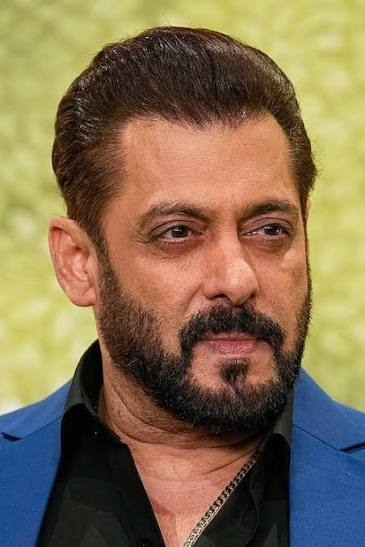
#> input picture images.jpg, 365 x 547 px
$ python test_recognition.py images.jpg   (older library calls are emulated)
#> lines starting #> are read from the running program, lines starting #| are printed output that depends on the picture
### src/preprocessing/processor.py
"""
Preprocessing Module
=====================
Face Detection → Eye-Landmark Alignment → Rotation → Crop → Resize → Normalize
"""

import cv2
import numpy as np
import os
from pathlib import Path

_CASCADE_DIR = Path(__file__).resolve().parents[2] / "data" / "haarcascades"


def _cascade_path(filename: str) -> str:
    """Prefer bundled cascades (Cloud-safe); fall back to cv2.data when present."""
    bundled = _CASCADE_DIR / filename
    if bundled.exists():
        return str(bundled)
    data = getattr(cv2, "data", None)
    if data is not None and hasattr(data, "haarcascades"):
        return os.path.join(data.haarcascades, filename)
    raise FileNotFoundError(
        f"Haar cascade not found: {filename}. Expected at {_CASCADE_DIR}"
    )


def _face_cascade():
    if not hasattr(cv2, "CascadeClassifier"):
        raise RuntimeError(
            f"OpenCV build missing CascadeClassifier (cv2 {getattr(cv2, '__version__', '?')}). "
            "Install opencv-python-headless<5."
        )
    cascade = cv2.CascadeClassifier(_cascade_path("haarcascade_frontalface_default.xml"))
    if cascade.empty():
        raise RuntimeError("Failed to load Haar cascade classifiers.")
    return cascade


# [14 lines left out: function face_detected, not called in this run]


def detect_and_align_face(image, target_size=(128, 128)):
    """
    Full pipeline:
      1. Convert to grayscale
      2. Detect face (Haar Cascade)
      3. Detect eyes within face ROI
      4. Compute eye-centre angle → rotate for alignment
      5. Crop aligned face → resize → normalize [0,1]
    """
    if not hasattr(cv2, "CascadeClassifier"):
        raise RuntimeError(
            f"OpenCV build missing CascadeClassifier (cv2 {getattr(cv2, '__version__', '?')}). "
            "Install opencv-python-headless<5."
        )

    face_cascade = _face_cascade()
    eye_cascade = cv2.CascadeClassifier(_cascade_path("haarcascade_eye.xml"))

    if eye_cascade.empty():
        raise RuntimeError("Failed to load Haar cascade classifiers.")

    if len(image.shape) == 3:
        gray = cv2.cvtColor(image, cv2.COLOR_BGR2GRAY)
    else:
        gray = image.copy()

    # ── Step 1: Detect face ───────────────────────────────
    faces = face_cascade.detectMultiScale(gray, scaleFactor=1.3, minNeighbors=5, minSize=(30, 30))

    if len(faces) == 0:
        # Fallback: centre-crop
        h, w = gray.shape
        side = min(h, w)
        top, left = (h - side) // 2, (w - side) // 2
        face_roi  = gray[top:top+side, left:left+side]
        resized   = cv2.resize(face_roi, target_size)
        return resized / 255.0

    # Largest face
    x, y, fw, fh = sorted(faces, key=lambda f: f[2]*f[3], reverse=True)[0]
    face_gray = gray[y:y+fh, x:x+fw]

    # ── Step 2: Eye-landmark detection inside face ROI ────
    eyes = eye_cascade.detectMultiScale(face_gray, scaleFactor=1.1, minNeighbors=5)

    if len(eyes) >= 2:
        # Sort eyes left → right by x-centre
        eye_centres = sorted(
            [(ex + ew//2, ey + eh//2) for (ex, ey, ew, eh) in eyes],
            key=lambda c: c[0]
        )
        left_eye  = eye_centres[0]   # (cx, cy) relative to face_gray
        right_eye = eye_centres[1]

        # ── Step 3: Compute rotation angle ───────────────
        dx = right_eye[0] - left_eye[0]
        dy = right_eye[1] - left_eye[1]
        angle = np.degrees(np.arctan2(dy, dx))

        # ── Step 4: Rotate face image ─────────────────────
        face_h, face_w = face_gray.shape
        centre = (face_w // 2, face_h // 2)
        M = cv2.getRotationMatrix2D(centre, angle, scale=1.0)
        aligned = cv2.warpAffine(face_gray, M, (face_w, face_h),
                                  flags=cv2.INTER_LINEAR,
                                  borderMode=cv2.BORDER_REPLICATE)
    else:
        # No eyes found — use raw face crop
        aligned = face_gray

    # ── Step 5: Resize & Normalize ────────────────────────
    resized    = cv2.resize(aligned, target_size)
    normalized = resized / 255.0
    return normalized


# [7 lines left out: function preprocess_image, not called in this run]

### src/features/extractors.py
"""
Feature Extraction Module
==========================
Methods : SIFT | HOG | Gabor | Canny
Fusion  : SIFT + HOG + Gabor          ← Research Fusion (Mam's paper focus)
Full    : SIFT + HOG + Gabor + Canny  ← Full Hybrid Fusion
"""

import cv2
import numpy as np
from skimage.feature import hog


# ── 1. SIFT (128-dim) ─────────────────────────────────────
def extract_sift_features(image, n_features=500):
    if image.dtype != np.uint8:
        image = (image * 255).astype(np.uint8)
    sift = cv2.SIFT_create(nfeatures=n_features, nOctaveLayers=3,
                            contrastThreshold=0.04, edgeThreshold=10, sigma=1.6)
    _, descriptors = sift.detectAndCompute(image, None)
    if descriptors is None or len(descriptors) == 0:
        return np.zeros(128)
    return np.mean(descriptors, axis=0)


# ── 2. HOG (gradient histogram) ───────────────────────────
def extract_hog_features(image):
    return hog(image, orientations=9, pixels_per_cell=(8, 8),
               cells_per_block=(2, 2), visualize=False, channel_axis=None)


# ── 3. Gabor (24-dim filter bank) ─────────────────────────
def extract_gabor_features(image, frequencies=(0.1, 0.3, 0.5), thetas=(0, 45, 90, 135)):
    if image.dtype != np.uint8:
        image = (image * 255).astype(np.uint8)
    features = []
    for freq in frequencies:
        for theta in thetas:
            kernel = cv2.getGaborKernel((21, 21), sigma=4, theta=np.deg2rad(theta),
                                        lambd=1.0/freq, gamma=0.5, psi=0)
            filtered = cv2.filter2D(image, cv2.CV_64F, kernel)
            features.extend([filtered.mean(), filtered.std()])
    return np.array(features)


# ── 4. Canny (65-dim edge density) ────────────────────────
# [15 lines left out: function extract_canny_features, not called in this run]


# ── Individual dispatcher ──────────────────────────────────
METHOD_MAP = {
    "sift":  extract_sift_features,
    "hog":   extract_hog_features,
    "gabor": extract_gabor_features,
    "canny": extract_canny_features,
}

# [5 lines left out: function extract_by_method, not called in this run]


def normalize_vector(v):
    """Normalize vector to unit length"""
    norm = np.linalg.norm(v)
    if norm == 0:
        return v
    return v / norm


# ── Research Fusion: SIFT + HOG + Gabor (Mam's paper focus) ─
def extract_research_fusion(image):
    """SIFT + HOG + Gabor — matches Mam's proposed fusion."""
    sift_feat = normalize_vector(extract_sift_features(image))   # 128
    hog_feat = normalize_vector(extract_hog_features(image))    # variable
    gabor_feat = normalize_vector(extract_gabor_features(image))  # 24
    return np.concatenate([sift_feat, hog_feat, gabor_feat])


# ── Full Hybrid: SIFT + HOG + Gabor + Canny ───────────────
# [7 lines left out: function extract_hybrid_features, not called in this run]

### test_recognition.py

"""Test script to verify face recognition works"""
import sys
import os
import cv2
import numpy as np
import json
from pathlib import Path

# Add the project directory to path
sys.path.insert(0, os.path.dirname(os.path.abspath(__file__)))

from src.preprocessing.processor import detect_and_align_face
from src.features.extractors import extract_research_fusion

def load_custom_face_index():
    index_path = Path("Faces/index.json")
    if index_path.exists():
        with open(index_path, "r") as f:
            return json.load(f)
    return {"registered_faces": {}, "next_id": 1}

def recognize_custom_face(image):
    index = load_custom_face_index()
    if not index["registered_faces"]:
        print("No registered faces found!")
        return None

    # Detect and align the face
    aligned_face = detect_and_align_face(image)

    # Extract features
    query_features = extract_research_fusion(aligned_face)

    best_match = None
    best_score = -float('inf')

    print("\nComparing with registered faces:")
    for face_id, face_data in index["registered_faces"].items():
        stored_encoding = np.array(face_data["avg_encoding"])

        # Cosine similarity
        score = np.dot(query_features, stored_encoding) / (
            np.linalg.norm(query_features) * np.linalg.norm(stored_encoding)
        )

        print(f"  - {face_data['name']}: {score:.4f}")

        if score > best_score:
            best_score = score
            best_match = face_data

    confidence = (best_score + 1) / 2 * 100

    print("\n" + "="*50)
    print("RECOGNITION RESULT:")
    print("="*50)
    print(f"Name: {best_match['name']}")
    print(f"Confidence: {confidence:.2f}%")
    print(f"Similarity Score: {best_score:.4f}")
    print("="*50)

    return {
        "name": best_match["name"],
        "confidence": confidence,
        "score": best_score
    }

def main():
    if len(sys.argv) < 2:
        print("Usage: python test_recognition.py <image_path>")
        return 1

    image_path = sys.argv[1]
    img = cv2.imread(image_path)
#> img is the input picture: shape (547, 365, 3); mean B, G, R 82.1, 112, 132

    if img is None:
        print(f"Could not load image: {image_path}")
        return 1

    print("Testing face recognition...")
    recognize_custom_face(img)
#> (reads Faces/index.json from the repository)
#> in detect_and_align_face, `gray = cv2.cvtColor(image, cv2.COLOR_BGR2GRAY)`:
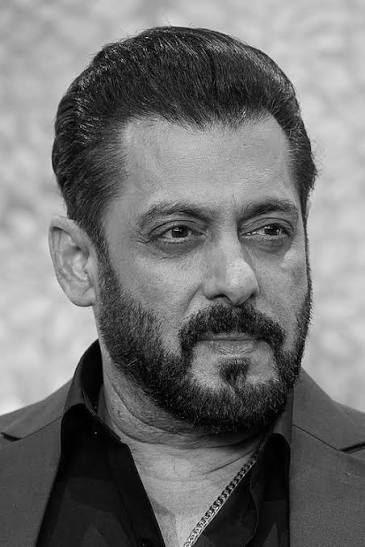
#> gray: shape (547, 365); min 0, max 246, mean 114.6
#> in detect_and_align_face, `faces = face_cascade.detectMultiScale(gray, scaleFactor=1.3, minNeighb..`: faces = [[88, 135, 261, 261]]
#> in detect_and_align_face, `x, y, fw, fh = sorted(faces, key=lambda f: f[2]*f[3], reverse=True)[0]`: x = 88; y = 135; fw = 261
#> in detect_and_align_face, `face_gray = gray[y:y+fh, x:x+fw]`:
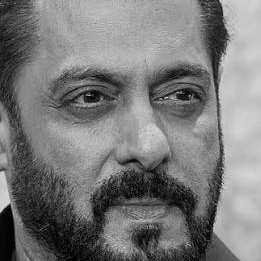
#> face_gray: shape (261, 261); min 0, max 220, mean 121.1
#> in detect_and_align_face, `eyes = eye_cascade.detectMultiScale(face_gray, scaleFactor=1.1, minNei..`: eyes = [[160, 71, 48, 48], [57, 67, 64, 64], [138, 50, 88, 88]]
#> in detect_and_align_face, `eye_centres = sorted( [(ex + ew//2, ey + eh//2) for (ex, ey, ew, eh) i..`: eye_centres = [(89, 99), (182, 94), (184, 95)]
#> in detect_and_align_face, `left_eye  = eye_centres[0]`: left_eye = (89, 99)
#> in detect_and_align_face, `right_eye = eye_centres[1]`: right_eye = (182, 94)
#> in detect_and_align_face, `dx = right_eye[0] - left_eye[0]`: dx = 93
#> in detect_and_align_face, `dy = right_eye[1] - left_eye[1]`: dy = -5
#> in detect_and_align_face, `angle = np.degrees(np.arctan2(dy, dx))`: angle = -3.08
#> in detect_and_align_face, `M = cv2.getRotationMatrix2D(centre, angle, scale=1.0)`: M = [[0.999, -0.0537, 7.17], [0.0537, 0.999, -6.79]]
#> in detect_and_align_face, `aligned = cv2.warpAffine(face_gray, M, (face_w, face_h), flags=cv2.INT..`:
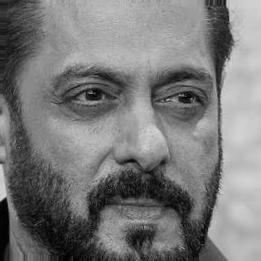
#> aligned: shape (261, 261); min 0, max 212, mean 120.9
#> in detect_and_align_face, `resized    = cv2.resize(aligned, target_size)`:
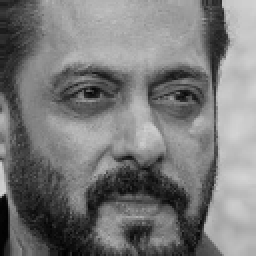
#> resized: shape (128, 128) (shown 2 times larger); min 0, max 212, mean 120.8
#> in normalize_vector, `norm = np.linalg.norm(v)`: norm = 346.6
#> in extract_research_fusion, `sift_feat = normalize_vector(extract_sift_features(image))`: sift_feat = 128 values, max 0.296 at index 80, min 0.0132 at index 27, mean 0.0715
#> in extract_research_fusion, `hog_feat = normalize_vector(extract_hog_features(image))`: hog_feat = 8100 values, max 0.0324 at index 3168, min 0 at index 8, mean 0.00905
#> after the loop in extract_gabor_features, `for freq in frequencies:`:
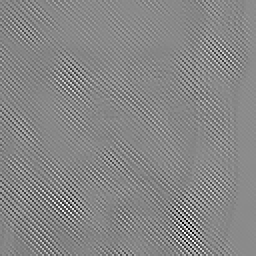
#> filtered: shape (128, 128) float64 (shown 2 times larger); min -222.2, max 222.8, mean 13.6; drawn with min black and max white
#> after the loop in extract_gabor_features, `for freq in frequencies:`: features = [769.7, 879.8, 1531.2, 737.9, 765.7, 615, 1528.3, 727.1, 46.87, 143.8, 29.35, 61.52, 46.89, 105.2, 29.23, 60.6, 59.86, 98.67, 13.62, 37.23, 59.68, 73.02, 13.56, 42.98]
#> in extract_research_fusion, `gabor_feat = normalize_vector(extract_gabor_features(image))`: gabor_feat = 24 values, max 0.536 at index 2, min 0.00475 at index 22, mean 0.124
#> in recognize_custom_face, `query_features = extract_research_fusion(aligned_face)`: query_features = 8252 values, max 0.536 at index 8230, min 0 at index 136, mean 0.0104
#> the loop in recognize_custom_face, `for face_id, face_data in index["registered_faces"].items():` made 3 passes
#> (score, best_score) on passes 1, 3: (0.89, 0.89), (0.905, 0.905)
#> score on pass 2: 0.88
#|   - Alex Lacamoire: 0.8901
#|   - Leo Jackson: 0.8803
#|   - Salman Khan: 0.9045
#> after the loop in recognize_custom_face, `for face_id, face_data in index["registered_faces"].items():`: best_match = 5 items; best_score = 0.905
#> in recognize_custom_face, `confidence = (best_score + 1) / 2 * 100`: confidence = 95.23
#| Name: Salman Khan
#| Confidence: 95.23%
#| Similarity Score: 0.9045

    return 0

if __name__ == "__main__":
    sys.exit(main())
#> (the program exits here)
